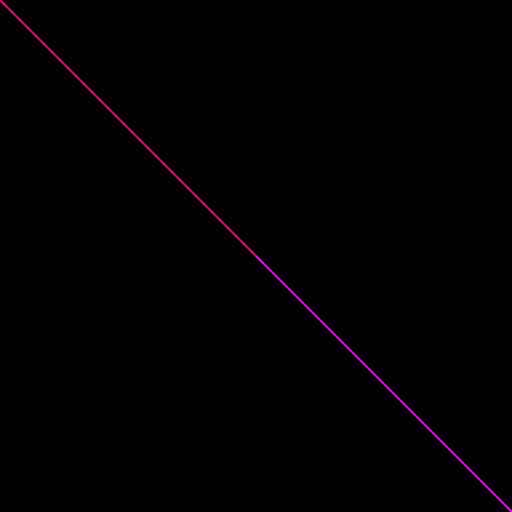
Frame 1 (no input)
Frame 60 (the mouse pressed at the canvas centre just before this capture): identical to frame 1, image omitted
Frame 120 (the mouse held since frame 60 and released just before this capture): identical to frame 1, image omitted

The Processing sketch that drew this single still picture (run headless with seeded random() and noise(); from frame 60 on, the mouse is pressed at the canvas centre):

// Processing sketch: GameMaster
// ── GameMaster.pde
color black = color(0, 0, 0,255);
color neonRed = color(255, 0, 128,255);
color neonPurp = color(128, 0, 255,255);
color neonPink = color(255, 0, 255,255);
color gray = color(128, 128, 128,255);

void setup(){
	size(512,512);
}

void draw(){
	background(black);
	strokeWeight(2);
	stroke(neonRed);
	line(0,0,256,256);
	stroke(neonPink);
	line(256,256,512,512);
}
